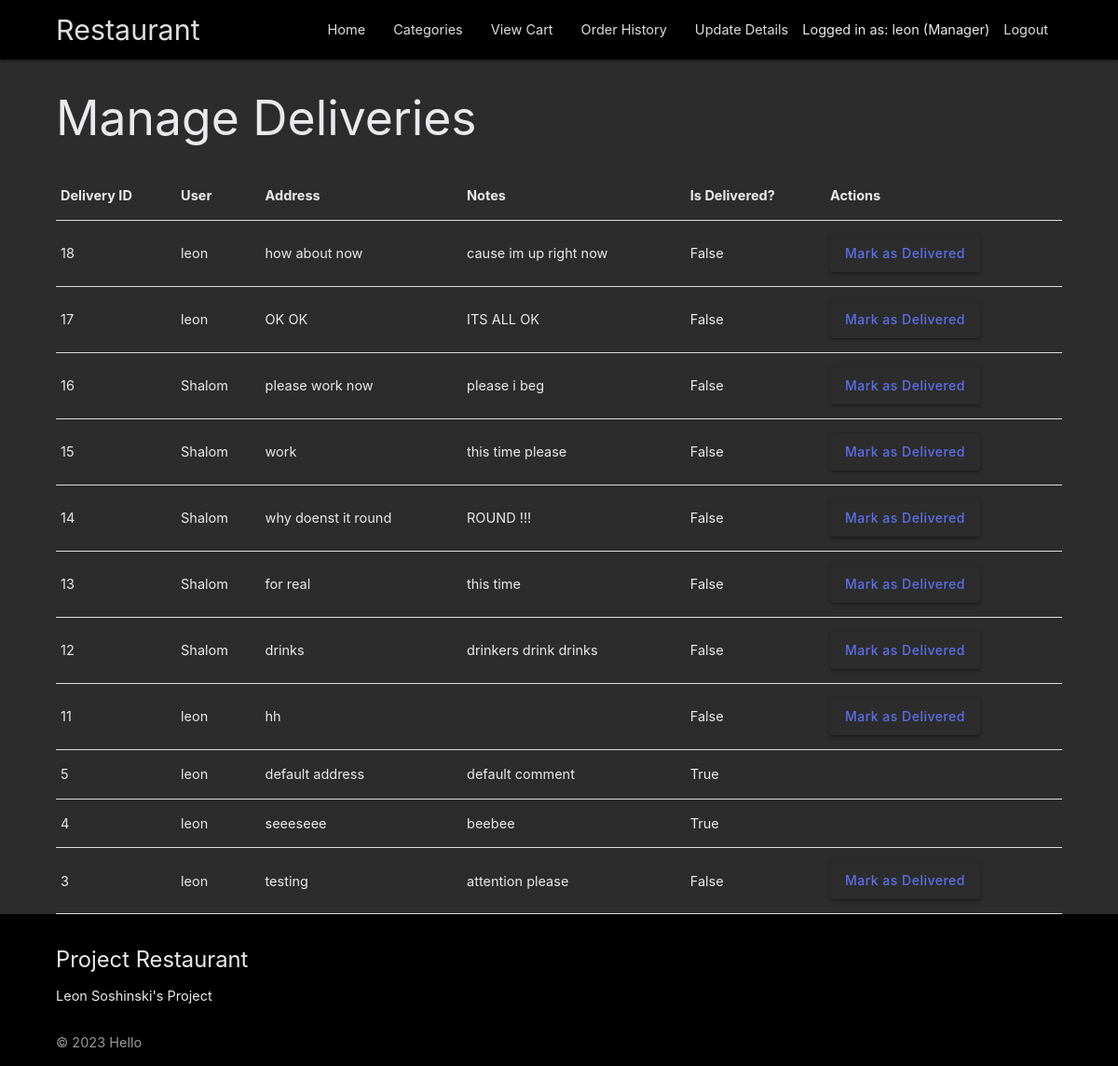
/manage_deliveries/ (signed in), run on the app's committed database.
### menu/models.py (models this page shows, shortened)
class Delivery(models.Model):
    is_delivered = models.BooleanField(default=False)
    address = models.CharField(max_length=64)
    comment = models.TextField(blank=True, null=True)
    created = models.DateTimeField(auto_now_add=True)
    cart = models.OneToOneField(Cart, on_delete=models.CASCADE, related_name='delivery')
    delivery_time = models.DateTimeField(default=timezone.now)
    delivery_fee = models.DecimalField(max_digits=5, decimal_places=2, default=5.00)

class Cart(models.Model):
    user = models.ForeignKey(User, on_delete=models.CASCADE)
    is_active = models.BooleanField(default=True)

### menu/views/delivery_views.py (the view)
# urls.py: path('manage_deliveries/', delivery_views.ManageDeliveriesView.as_view(), name='manage_deliveries'),
class ManageDeliveriesView(ManagerRequiredMixin, ListView):
    model = Delivery
    template_name = 'manage_deliveries.html'
    context_object_name = 'deliveries'
    def get_queryset(self):
        return Delivery.objects.order_by('-pk')

### menu/views/delivery_views.py (called while the page is built)
    def test_func(self):
        return self.request.user.groups.filter(name='manager').exists()

### menu/templates/manage_deliveries.html (shortened to what this page needs)
{% extends 'base.html' %}
{% block content %}
  <h2>Manage Deliveries</h2>
  <table>
    <thead>
      <tr>
        <th>Delivery ID</th>
        <th>User</th>
        <th>Address</th>
        <th>Notes</th>
        <th>Is Delivered?</th>
        <th>Actions</th>
      </tr>
    </thead>
    <tbody>
      {% for delivery in deliveries %}
        <tr>
          <td>{{ delivery.pk }}</td>
          <td>{{ delivery.cart.user }}</td>
          <td>{{ delivery.address }}</td>
          <td>{{ delivery.comment }}</td>
          <td>{{ delivery.is_delivered }}</td>
          <td>
            {% if not delivery.is_delivered %}
              <form method="post"
                    action="{% url 'mark_as_delivered' delivery_id=delivery.pk %}">
                <button type="submit" class="btn btn-primary">Mark as Delivered</button>
              </form>
            {% endif %}
          </td>
        </tr>
      {% empty %}
        <tr>
          <td colspan="6">No deliveries available.</td>
        </tr>
      {% endfor %}
    </tbody>
  </table>
{% endblock %}

### menu/templates/base.html (shortened to what this page needs)
{% load static %}
<!DOCTYPE html>
<html lang="en">
  <head>
    <link type="text/css"
          rel="stylesheet"
          href="{% static 'css/materialize.min.css' %}"
          media="screen,projection" />
    <link type="text/css"
          rel="stylesheet"
          href="{% static 'css/style.css' %}"
          media="screen,projection" />
  </head>
  <body>
    <nav role="navigation" class="black">
      <div class="nav-wrapper container">
        <a href="{% url 'landing_page' %}" class="brand-logo">Restaurant</a>
        <ul class="right hide-on-med-and-down">
          <li>
            <a href="{% url 'landing_page' %}">Home</a>
          </li>
          <li>
            <a href="{% url 'categories' %}">Categories</a>
          </li>
          {% if user.is_authenticated %}
            <li>
              <a href="{% url 'cart' %}">View Cart</a>
            </li>
            <li>
              <a href="{% url 'order_history' %}">Order History</a>
            </li>
            <li>
              <a href="{% url 'update_details' %}">Update Details</a>
            </li>
            <li>
              Logged in as: {{ user.username }}
              {% if user.is_staff %}(Manager){% endif %}
            </li>
            <li>
              <a href="{% url 'logout' %}">Logout</a>
            </li>
          {% endif %}
        </ul>
      </div>
    </nav>
    <main>
      <div class="container">
        {% block content %}{% endblock %}
      </div>
    </main>
    <footer class="page-footer black">
      <div class="container">
        <div class="row">
          <div class="l6 s12">
            <h5>Project Restaurant</h5>
            <p>Leon Soshinski's Project</p>
          </div>
        </div>
      </div>
      <div class="footer-copyright black">
        <div class="container">© 2023 Hello</div>
      </div>
    </footer>
  </body>
</html>

### static/css/style.css (style rules this page uses)
.container { width: 90%; }
body { display: flex; min-height: 100vh; flex-direction: column; background-color: #2c2c2c; color: #eaeaec; }
main { flex: 1 0 auto; }
h1, h2, h3, h4, h5 { color: #eaeaec; }
p, li, .menu { color: #eaeaec; }
.btn { color: #5d6fe9; background-color: #2c2c2c; }
table { margin-top: 2rem; }
table thead th { color: #eaeaec; }

### data on the page
Delivery: pk "18", cart.user "leon", address "how about now", comment "cause im up right now", is_delivered "False", shows "Mark as Delivered"
Delivery: pk "17", cart.user "leon", address "OK OK", comment "ITS ALL OK", is_delivered "False", shows "Mark as Delivered"
Delivery: pk "16", cart.user "Shalom", address "please work now", comment "please i beg", is_delivered "False", shows "Mark as Delivered"
Delivery: pk "15", cart.user "Shalom", address "work", comment "this time please", is_delivered "False", shows "Mark as Delivered"
Delivery: pk "14", cart.user "Shalom", address "why doenst it round", comment "ROUND !!!", is_delivered "False", shows "Mark as Delivered"
Delivery: pk "13", cart.user "Shalom", address "for real", comment "this time", is_delivered "False", shows "Mark as Delivered"
Delivery: pk "12", cart.user "Shalom", address "drinks", comment "drinkers drink drinks", is_delivered "False", shows "Mark as Delivered"
Delivery: pk "11", cart.user "leon", address "hh", is_delivered "False", shows "Mark as Delivered"
Delivery: pk "5", cart.user "leon", address "default address", comment "default comment", is_delivered "True"
Delivery: pk "4", cart.user "leon", address "seeeseee", comment "beebee", is_delivered "True"
Delivery: pk "3", cart.user "leon", address "testing", comment "attention please", is_delivered "False", shows "Mark as Delivered"

### other printed values
{{ user.username }} "leon"
